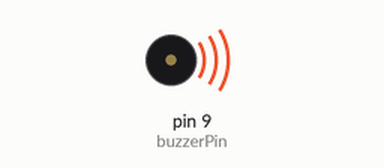
This sketch was run on a simulated Arduino Uno, built with avr-gcc and run on an emulated ATmega328P. Parts: buzzer (waves = sounding).

Above: at 0.1 s.
At 65.6 s:
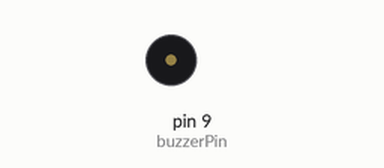
Timing chart, 0 to 67.1 s (numbered marks = the images above):
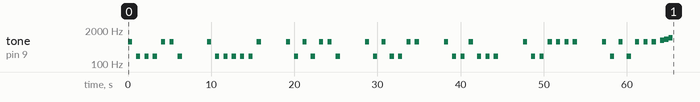

The sketch:

MysteryBuzz.ino
```cpp
int buzzerPin = 9;

//700 is 1, 200 is 0
//0.5 seconds between digits
//1 second between letters
//3 seconds between words

void setup()
{
  pinMode(buzzerPin, OUTPUT);

  tone(buzzerPin, 700, 500); //F
  delay(500);
  noTone(buzzerPin);
  delay(500);
  tone(buzzerPin, 200, 500);
  delay(500);
  noTone(buzzerPin);
  delay(500);
  tone(buzzerPin, 200, 500);
  delay(500);
  noTone(buzzerPin);
  delay(500);
  tone(buzzerPin, 200, 500);
  delay(500);
  noTone(buzzerPin);
  delay(500);
  tone(buzzerPin, 700, 500);
  delay(500);
  noTone(buzzerPin);
  delay(500);
  tone(buzzerPin, 700, 500);
  delay(500);
  noTone(buzzerPin);
  delay(500);
  tone(buzzerPin, 200, 500);
  delay(500);
  noTone(buzzerPin);

  delay(3000);

  tone(buzzerPin, 700, 500); //A
  delay(500);
  noTone(buzzerPin);
  delay(500);
  tone(buzzerPin, 200, 500);
  delay(500);
  noTone(buzzerPin);
  delay(500);
  tone(buzzerPin, 200, 500);
  delay(500);
  noTone(buzzerPin);
  delay(500);
  tone(buzzerPin, 200, 500);
  delay(500);
  noTone(buzzerPin);
  delay(500);
  tone(buzzerPin, 200, 500);
  delay(500);
  noTone(buzzerPin);
  delay(500);
  tone(buzzerPin, 200, 500);
  delay(500);
  noTone(buzzerPin);
  delay(500);
  tone(buzzerPin, 700, 500);
  delay(500);
  noTone(buzzerPin);

  delay(3000);

  tone(buzzerPin, 700, 500); //V
  delay(500);
  noTone(buzzerPin);
  delay(500);
  tone(buzzerPin, 200, 500);
  delay(500);
  noTone(buzzerPin);
  delay(500);
  tone(buzzerPin, 700, 500);
  delay(500);
  noTone(buzzerPin);
  delay(500);
  tone(buzzerPin, 200, 500);
  delay(500);
  noTone(buzzerPin);
  delay(500);
  tone(buzzerPin, 700, 500);
  delay(500);
  noTone(buzzerPin);
  delay(500);
  tone(buzzerPin, 700, 500);
  delay(500);
  noTone(buzzerPin);
  delay(500);
  tone(buzzerPin, 200, 500);
  delay(500);
  noTone(buzzerPin);

  delay(3000);

  tone(buzzerPin, 700, 500); //S
  delay(500);
  noTone(buzzerPin);
  delay(500);
  tone(buzzerPin, 200, 500);
  delay(500);
  noTone(buzzerPin);
  delay(500);
  tone(buzzerPin, 700, 500);
  delay(500);
  noTone(buzzerPin);
  delay(500);
  tone(buzzerPin, 200, 500);
  delay(500);
  noTone(buzzerPin);
  delay(500);
  tone(buzzerPin, 200, 500);
  delay(500);
  noTone(buzzerPin);
  delay(500);
  tone(buzzerPin, 700, 500);
  delay(500);
  noTone(buzzerPin);
  delay(500);
  tone(buzzerPin, 700, 500);
  delay(500);
  noTone(buzzerPin);

  delay(3000);

  tone(buzzerPin, 700, 500); //H
  delay(500);
  noTone(buzzerPin);
  delay(500);
  tone(buzzerPin, 200, 500);
  delay(500);
  noTone(buzzerPin);
  delay(500);
  tone(buzzerPin, 200, 500);
  delay(500);
  noTone(buzzerPin);
  delay(500);
  tone(buzzerPin, 700, 500);
  delay(500);
  noTone(buzzerPin);
  delay(500);
  tone(buzzerPin, 200, 500);
  delay(500);
  noTone(buzzerPin);
  delay(500);
  tone(buzzerPin, 200, 500);
  delay(500);
  noTone(buzzerPin);
  delay(500);
  tone(buzzerPin, 200, 500);
  delay(500);
  noTone(buzzerPin);

  delay(3000);

  tone(buzzerPin, 700, 500); //O
  delay(500);
  noTone(buzzerPin);
  delay(500);
  tone(buzzerPin, 200, 500);
  delay(500);
  noTone(buzzerPin);
  delay(500);
  tone(buzzerPin, 200, 500);
  delay(500);
  noTone(buzzerPin);
  delay(500);
  tone(buzzerPin, 700, 500);
  delay(500);
  noTone(buzzerPin);
  delay(500);
  tone(buzzerPin, 700, 500);
  delay(500);
  noTone(buzzerPin);
  delay(500);
  tone(buzzerPin, 700, 500);
  delay(500);
  noTone(buzzerPin);
  delay(500);
  tone(buzzerPin, 700, 500);
  delay(500);
  noTone(buzzerPin);
  delay(3000);

  tone(buzzerPin, 700, 500); //W
  delay(500);
  noTone(buzzerPin);
  delay(500);
  tone(buzzerPin, 200, 500);
  delay(500);
  noTone(buzzerPin);
  delay(500);
  tone(buzzerPin, 700, 500);
  delay(500);
  noTone(buzzerPin);
  delay(500);
  tone(buzzerPin, 200, 500);
  delay(500);
  noTone(buzzerPin);
  delay(500);
  tone(buzzerPin, 700, 500);
  delay(500);
  noTone(buzzerPin);
  delay(500);
  tone(buzzerPin, 700, 500);
  delay(500);
  noTone(buzzerPin);
  delay(500);
  tone(buzzerPin, 700, 500);
  delay(500);
  noTone(buzzerPin);
  delay(500);

  //end
  tone(buzzerPin, 800, 500);
  delay(500);
  tone(buzzerPin, 900, 500);
  delay(500);
  tone(buzzerPin, 1000, 500);
  delay(500);
  noTone(buzzerPin);
}

void loop()
{
//  tone(buzzerPin, 700, 500); //F
//  delay(500);
//  noTone(buzzerPin);
//  delay(500);
//  tone(buzzerPin, 200, 500);
//  delay(500);
//  noTone(buzzerPin);
//  delay(500);
//  tone(buzzerPin, 200, 500);
//  delay(500);
//  noTone(buzzerPin);
//  delay(500);
//  tone(buzzerPin, 200, 500);
//  delay(500);
//  noTone(buzzerPin);
//  delay(500);
//  tone(buzzerPin, 700, 500);
//  delay(500);
//  noTone(buzzerPin);
//  delay(500);
//  tone(buzzerPin, 700, 500);
//  delay(500);
//  noTone(buzzerPin);
//  delay(500);
//  tone(buzzerPin, 200, 500);
//  delay(500);
//  noTone(buzzerPin);
//
//  delay(3000);
//
//  tone(buzzerPin, 700, 500); //A
//  delay(500);
//  noTone(buzzerPin);
//  delay(500);
//  tone(buzzerPin, 200, 500);
//  delay(500);
//  noTone(buzzerPin);
//  delay(500);
//  tone(buzzerPin, 200, 500);
//  delay(500);
//  noTone(buzzerPin);
//  delay(500);
//  tone(buzzerPin, 200, 500);
//  delay(500);
//  noTone(buzzerPin);
//  delay(500);
//  tone(buzzerPin, 200, 500);
//  delay(500);
//  noTone(buzzerPin);
//  delay(500);
//  tone(buzzerPin, 200, 500);
//  delay(500);
//  noTone(buzzerPin);
//  delay(500);
//  tone(buzzerPin, 700, 500);
//  delay(500);
//  noTone(buzzerPin);
//
//  delay(3000);
//
//  tone(buzzerPin, 700, 500); //V
//  delay(500);
//  noTone(buzzerPin);
//  delay(500);
//  tone(buzzerPin, 200, 500);
//  delay(500);
//  noTone(buzzerPin);
//  delay(500);
//  tone(buzzerPin, 700, 500);
//  delay(500);
//  noTone(buzzerPin);
//  delay(500);
//  tone(buzzerPin, 200, 500);
//  delay(500);
//  noTone(buzzerPin);
//  delay(500);
//  tone(buzzerPin, 700, 500);
//  delay(500);
//  noTone(buzzerPin);
//  delay(500);
//  tone(buzzerPin, 700, 500);
//  delay(500);
//  noTone(buzzerPin);
//  delay(500);
//  tone(buzzerPin, 200, 500);
//  delay(500);
//  noTone(buzzerPin);
//
//  delay(3000);
//
//  tone(buzzerPin, 700, 500); //S
//  delay(500);
//  noTone(buzzerPin);
//  delay(500);
//  tone(buzzerPin, 200, 500);
//  delay(500);
//  noTone(buzzerPin);
//  delay(500);
//  tone(buzzerPin, 700, 500);
//  delay(500);
//  noTone(buzzerPin);
//  delay(500);
//  tone(buzzerPin, 200, 500);
//  delay(500);
//  noTone(buzzerPin);
//  delay(500);
//  tone(buzzerPin, 200, 500);
//  delay(500);
//  noTone(buzzerPin);
//  delay(500);
//  tone(buzzerPin, 700, 500);
//  delay(500);
//  noTone(buzzerPin);
//  delay(500);
//  tone(buzzerPin, 700, 500);
//  delay(500);
//  noTone(buzzerPin);
//
//  delay(3000);
//
//  tone(buzzerPin, 700, 500); //H
//  delay(500);
//  noTone(buzzerPin);
//  delay(500);
//  tone(buzzerPin, 200, 500);
//  delay(500);
//  noTone(buzzerPin);
//  delay(500);
//  tone(buzzerPin, 200, 500);
//  delay(500);
//  noTone(buzzerPin);
//  delay(500);
//  tone(buzzerPin, 700, 500);
//  delay(500);
//  noTone(buzzerPin);
//  delay(500);
//  tone(buzzerPin, 200, 500);
//  delay(500);
//  noTone(buzzerPin);
//  delay(500);
//  tone(buzzerPin, 200, 500);
//  delay(500);
//  noTone(buzzerPin);
//  delay(500);
//  tone(buzzerPin, 200, 500);
//  delay(500);
//  noTone(buzzerPin);
//
//  delay(3000);
//
//  tone(buzzerPin, 700, 500); //O
//  delay(500);
//  noTone(buzzerPin);
//  delay(500);
//  tone(buzzerPin, 200, 500);
//  delay(500);
//  noTone(buzzerPin);
//  delay(500);
//  tone(buzzerPin, 200, 500);
//  delay(500);
//  noTone(buzzerPin);
//  delay(500);
//  tone(buzzerPin, 700, 500);
//  delay(500);
//  noTone(buzzerPin);
//  delay(500);
//  tone(buzzerPin, 700, 500);
//  delay(500);
//  noTone(buzzerPin);
//  delay(500);
//  tone(buzzerPin, 700, 500);
//  delay(500);
//  noTone(buzzerPin);
//  delay(500);
//  tone(buzzerPin, 200, 500);
//  delay(500);
//  noTone(buzzerPin);
//  delay(3000);
//
//  tone(buzzerPin, 700, 500); //W
//  delay(500);
//  noTone(buzzerPin);
//  delay(500);
//  tone(buzzerPin, 200, 500);
//  delay(500);
//  noTone(buzzerPin);
//  delay(500);
//  tone(buzzerPin, 700, 500);
//  delay(500);
//  noTone(buzzerPin);
//  delay(500);
//  tone(buzzerPin, 200, 500);
//  delay(500);
//  noTone(buzzerPin);
//  delay(500);
//  tone(buzzerPin, 700, 500);
//  delay(500);
//  noTone(buzzerPin);
//  delay(500);
//  tone(buzzerPin, 700, 500);
//  delay(500);
//  noTone(buzzerPin);
//  delay(500);
//  tone(buzzerPin, 700, 500);
//  delay(500);
//  noTone(buzzerPin);
//  delay(3000);
}
```
